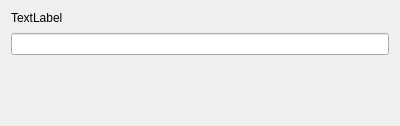
<?xml version="1.0" encoding="UTF-8"?>
<ui version="4.0">
 <class>InputDialog</class>
 <widget class="QDialog" name="InputDialog">
  <property name="windowModality">
   <enum>Qt::WindowModal</enum>
  </property>
  <property name="geometry">
   <rect>
    <x>0</x>
    <y>0</y>
    <width>400</width>
    <height>126</height>
   </rect>
  </property>
  <property name="windowTitle">
   <string>Dialog</string>
  </property>
  <layout class="QVBoxLayout" name="verticalLayout">
   <property name="spacing">
    <number>8</number>
   </property>
   <item>
    <widget class="QLabel" name="label">
     <property name="text">
      <string>TextLabel</string>
     </property>
     <property name="textFormat">
      <enum>Qt::PlainText</enum>
     </property>
     <property name="wordWrap">
      <bool>true</bool>
     </property>
    </widget>
   </item>
   <item>
    <widget class="QLineEdit" name="lineEdit"/>
   </item>
   <item>
    <spacer name="verticalSpacer">
     <property name="orientation">
      <enum>Qt::Vertical</enum>
     </property>
     <property name="sizeHint" stdset="0">
      <size>
       <width>20</width>
       <height>40</height>
      </size>
     </property>
    </spacer>
   </item>
   <item>
    <widget class="QDialogButtonBox" name="buttonBox">
     <property name="orientation">
      <enum>Qt::Horizontal</enum>
     </property>
     <property name="standardButtons">
      <set>QDialogButtonBox::NoButton</set>
     </property>
    </widget>
   </item>
  </layout>
 </widget>
 <resources/>
 <connections>
  <connection>
   <sender>buttonBox</sender>
   <signal>accepted()</signal>
   <receiver>InputDialog</receiver>
   <slot>accept()</slot>
   <hints>
    <hint type="sourcelabel">
     <x>248</x>
     <y>254</y>
    </hint>
    <hint type="destinationlabel">
     <x>157</x>
     <y>274</y>
    </hint>
   </hints>
  </connection>
  <connection>
   <sender>buttonBox</sender>
   <signal>rejected()</signal>
   <receiver>InputDialog</receiver>
   <slot>reject()</slot>
   <hints>
    <hint type="sourcelabel">
     <x>316</x>
     <y>260</y>
    </hint>
    <hint type="destinationlabel">
     <x>286</x>
     <y>274</y>
    </hint>
   </hints>
  </connection>
 </connections>
</ui>
